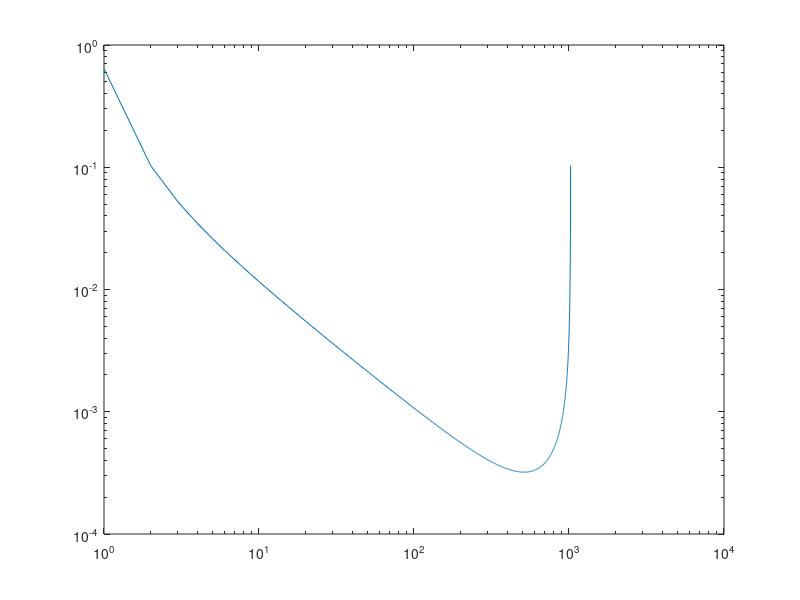

The MATLAB source for this figure:
    N = 1024;
    alpha = .001;
    A = [1 alpha-1];
    B = alpha;
    x = zeros(1, N);
    x(1) = 1;
    y = filter(B, A, x);
    Hz = fft(y, 1024);

    figure
    loglog(abs(Hz))
